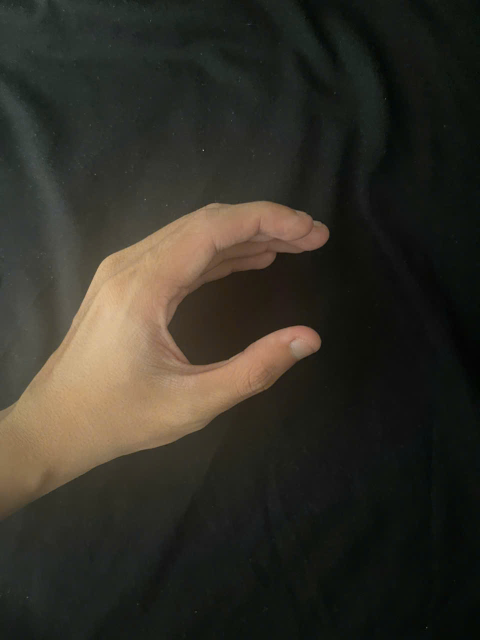
#> input picture Hu's Moment/Img_input/chuc/1.jpg, 960 x 1280 px (shown at 1/2 size); its folder holds 3 pictures in this run
$ python Hu.py
#> lines starting #> are read from the running program, lines starting #| are printed output that depends on the picture; after the words box and inside, x2 and y2 are one past the last pixel; in counts of white or black regions, pixels touching at a corner belong together
"""
Hệ thống nhận dạng ngôn ngữ ký hiệu dựa vào Hu's Moments
Phương pháp đánh giá: LOOCV (Leave-One-Out Cross Validation)

Luồng xử lý:
1. Đọc ảnh từ Img_input → chuyển thành binary → lưu vào Img_binary
2. Đọc ảnh từ Img_binary → tính Hu's moments → LOOCV
"""

import cv2
import numpy as np
import os
from pathlib import Path


def convert_to_binary(input_dir, binary_dir):
    """
    Chuyển tất cả ảnh từ Img_input sang ảnh binary và lưu vào Img_binary

    Args:
        input_dir: Thư mục chứa ảnh gốc (Img_input)
        binary_dir: Thư mục lưu ảnh binary (Img_binary)
    """
    input_path = Path(input_dir)
    binary_path = Path(binary_dir)

    print("\n[BƯỚC 1] Chuyển đổi ảnh sang binary...")
    print("-" * 50)

    count = 0
    # Duyệt qua các thư mục con (mỗi ký hiệu)
    for symbol_dir in sorted(input_path.iterdir()):
        if symbol_dir.is_dir():
            symbol_name = symbol_dir.name

            # Tạo thư mục tương ứng trong Img_binary
            output_symbol_dir = binary_path / symbol_name
            output_symbol_dir.mkdir(parents=True, exist_ok=True)

            # Duyệt qua các ảnh
            image_extensions = ['*.jpg', '*.jpeg', '*.png', '*.bmp']
            image_files = []
            for ext in image_extensions:
                image_files.extend(symbol_dir.glob(ext))

            # Loại bỏ trùng lặp
            seen = set()
            unique_files = []
            for f in image_files:
                if f.name.lower() not in seen:
                    seen.add(f.name.lower())
                    unique_files.append(f)

            for img_file in sorted(unique_files, key=lambda x: x.name.lower()):
                try:
                    # Đọc ảnh gốc
                    img = cv2.imdecode(np.fromfile(str(img_file), dtype=np.uint8), cv2.IMREAD_COLOR)
#> img is the input picture: shape (1280, 960, 3); mean B, G, R 38.9, 47.7, 50.4
                    if img is None:
                        print(f"   Lỗi đọc: {img_file.name}")
                        continue

                    # Chuyển sang ảnh xám
                    gray = cv2.cvtColor(img, cv2.COLOR_BGR2GRAY)
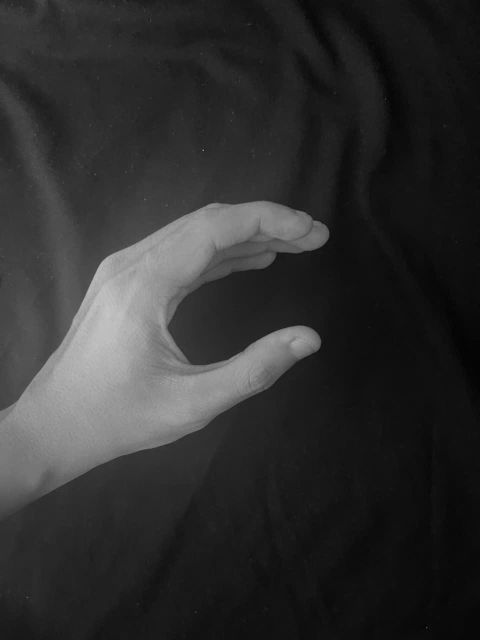
#> gray: shape (1280, 960) (shown at 1/2 size); min 1, max 199, mean 47.6

                    # Nhị phân hóa (Otsu's thresholding)
                    # Tùy vào ảnh, có thể cần THRESH_BINARY hoặc THRESH_BINARY_INV
                    _, binary = cv2.threshold(gray, 0, 255, cv2.THRESH_BINARY + cv2.THRESH_OTSU)
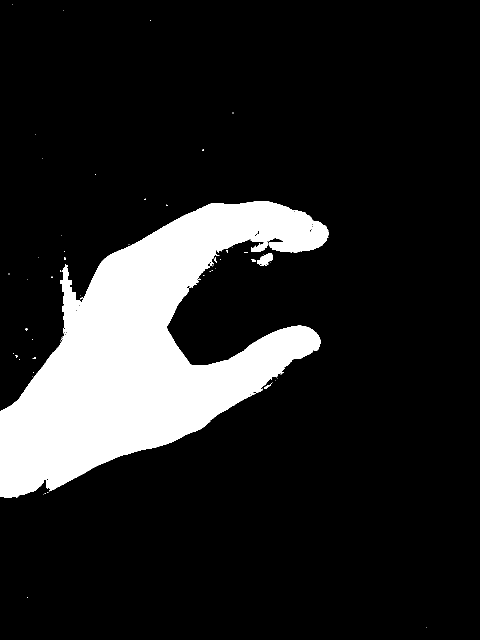
#> binary: shape (1280, 960) (shown at 1/2 size); 14.5% white; 57 white regions (51 under 20 px), largest, box (x1, y1, x2, y2) and area: (0, 402, 658, 996) 177485, (514, 507, 546, 532) 496, (528, 769, 542, 778) 50, (502, 518, 512, 523) 36, (428, 514, 434, 525) 29, (128, 514, 132, 520) 20

                    # Lưu ảnh binary
                    output_path = output_symbol_dir / img_file.name
                    is_success, im_buf_arr = cv2.imencode(".jpg", binary)
                    if is_success:
                        im_buf_arr.tofile(str(output_path))
                        print(f"   ✓ {symbol_name}/{img_file.name}")
                        count += 1

                except Exception as e:
                    print(f"   Lỗi xử lý {img_file.name}: {e}")
#> pass 2 of the loop in convert_to_binary, `for symbol_dir in sorted(input_path.iterdir()):`:
#> symbol_name = 'chuo'
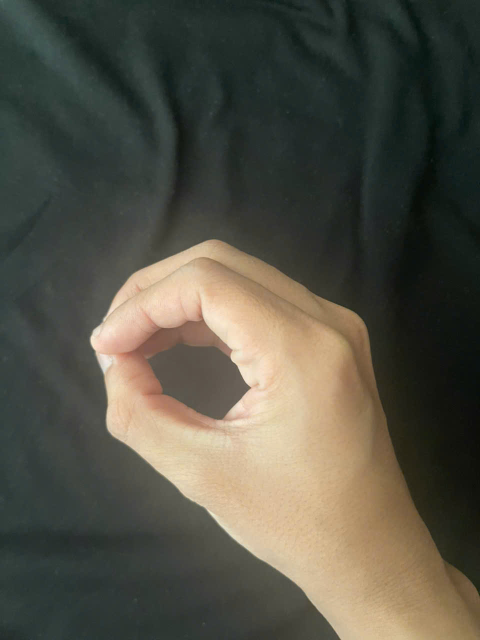
#> input picture Hu's Moment/Img_input/chuo/1.jpg, 960 x 1280 px (shown at 1/2 size)
#> in convert_to_binary, img is the input picture: shape (1280, 960, 3); mean B, G, R 70, 82.2, 84.4
#> in convert_to_binary, `gray = cv2.cvtColor(img, cv2.COLOR_BGR2GRAY)`:
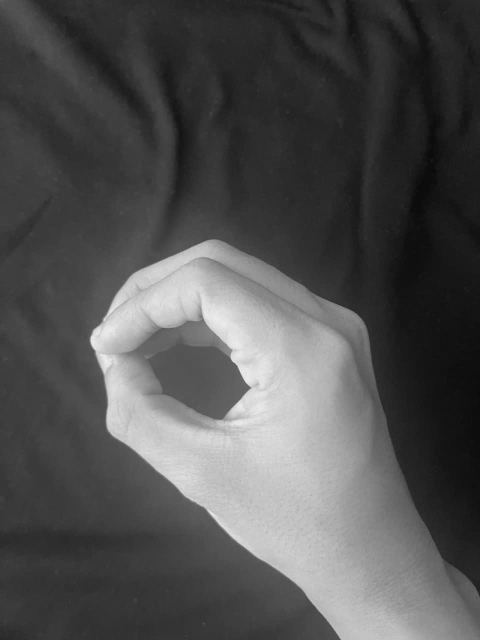
#> gray: shape (1280, 960) (shown at 1/2 size); min 7, max 239, mean 81.5
#> in convert_to_binary, `_, binary = cv2.threshold(gray, 0, 255, cv2.THRESH_BINARY + cv2.THRESH..`:
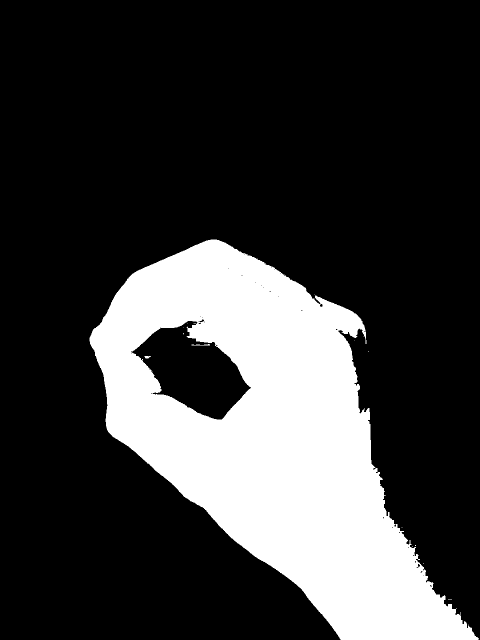
#> binary: shape (1280, 960) (shown at 1/2 size); 23.4% white; 15 white regions (12 under 20 px), largest, box (x1, y1, x2, y2) and area: (179, 479, 958, 1280) 287450, (383, 688, 420, 691) 65, (289, 712, 302, 717) 47
#|    ✓ chuo/1.jpg

    print(f"\n   → Đã chuyển đổi {count} ảnh sang binary")
    print(f"   → Lưu tại: {binary_path}")


# [31 lines left out: function calculate_hu_moments, not called in this run]


def load_dataset(input_dir):
    """
    Load toàn bộ dataset từ thư mục ảnh binary

    Args:
        input_dir: Thư mục chứa ảnh binary (Img_binary)

    Returns:
        data: list các tuple (hu_moments, label, image_path)
        labels: list các tên ký hiệu
    """
    data = []
    labels = []

    input_path = Path(input_dir)

    print("\n[BƯỚC 2] Tính Hu's Moments từ ảnh binary...")
    print("-" * 50)

    # Duyệt qua các thư mục con
#> (the run stopped early here; a loop or call above may not have finished)
